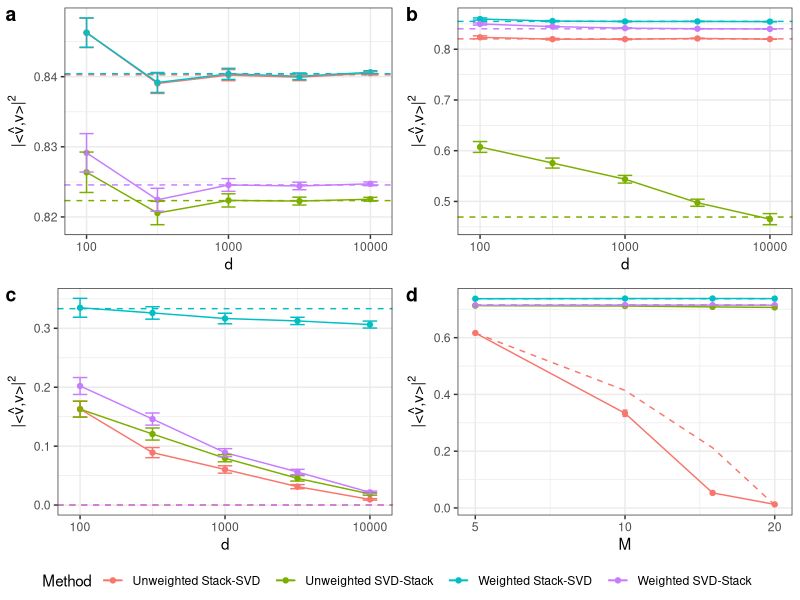

The R script that drew this image:


library(tidyverse)

df <- read_tsv("../data/d_trial_exponential_results.tsv")

# If `asymp_opt_power` is constant per Method, we extract one value per Method
asymp_lines <- df %>%
  group_by(Method) %>%
  summarise(asymp_opt_power = dplyr::first(asymp_opt_power))  # assumes constant per Method

# Main plot
p1 <- ggplot(df, aes(x = d, y = mean, color = Method)) +
  geom_line() +
  geom_point() +
  geom_errorbar(aes(ymin = mean - std_err, ymax = mean + std_err), width = 0.1) +
  # Add horizontal dashed lines for asymptotic power
  geom_hline(data = asymp_lines,
             aes(yintercept = asymp_opt_power, color = Method),
             linetype = "dashed") +
  scale_x_log10() +
  labs(
    x = "d",
    y = expression("|" * "<" * hat(v) * "," * v * ">" * "|"^2),
    color = "Method"
  ) +
  theme_bw()


df <- read_tsv("../data/d_trial2_results.tsv")

library(tidyverse)

# If `asymp_opt_power` is constant per Method, we extract one value per Method
asymp_lines <- df %>%
  group_by(Method) %>%
  summarise(asymp_opt_power = dplyr::first(asymp_opt_power))  # assumes constant per Method

# Main plot
p2 <- ggplot(df, aes(x = d, y = mean, color = Method)) +
  geom_line() +
  geom_point() +
  geom_errorbar(aes(ymin = mean - std_err, ymax = mean + std_err), width = 0.1) +
  # Add horizontal dashed lines for asymptotic power
  geom_hline(data = asymp_lines,
             aes(yintercept = asymp_opt_power, color = Method),
             linetype = "dashed") +
  scale_x_log10() +
  labs(
    x = "d",
    y = expression("|" * "<" * hat(v) * "," * v * ">" * "|"^2),
    color = "Method"
  ) +
  theme_bw()


library(ggpubr)



#ggarrange(p1, p2, ncol = 2, common.legend =TRUE, legend="bottom")



#Trial 3 performance as a function of d

df <- read_tsv("../data/trial3_results.tsv")

# If `asymp_opt_power` is constant per Method, we extract one value per Method
asymp_lines <- df %>%
  group_by(Method) %>%
  summarise(asymp_opt_power = dplyr::first(asymp_opt_power))  # assumes constant per Method

# Main plot
p3 <- ggplot(df, aes(x = d, y = mean, color = Method)) +
  geom_line() +
  geom_point() +
  geom_errorbar(aes(ymin = mean - std_err, ymax = mean + std_err), width = 0.1) +
  # Add horizontal dashed lines for asymptotic power
  geom_hline(data = asymp_lines,
             aes(yintercept = asymp_opt_power, color = Method),
             linetype = "dashed") +
  scale_x_log10() +
  labs(
    x = "d",
    y = expression("|" * "<" * hat(v) * "," * v * ">" * "|"^2),
    color = "Method"
  ) +
  theme_bw()


#p4

#Trial 3 performance as a function of d

df <- read_tsv("../data/trial4_results.tsv")

asymp_lines <- df %>%
  group_by(Method) %>%
  summarise(asymp_opt_power = dplyr::first(asymp_opt_power))

p4 <- ggplot(df, aes(x = M, y = mean, color = Method)) +
  geom_line() +
  geom_point() +
  geom_errorbar(aes(ymin = mean - std_err, ymax = mean + std_err), width = 0.01) +
  geom_line(data = df,
             aes(x = M, y = asymp_opt_power, color = Method),
             linetype = "dashed") +
  scale_x_log10() +
  labs(
    x = "M",
    y = expression("|" * "<" * hat(v) * "," * v * ">" * "|"^2),
    color = "Method"
  ) +
  theme_bw()

#Trial 5 performance as a function of M

df <- read_tsv("../data/trial5_results.tsv")

# Main plot
p5 <- ggplot(df, aes(x = M, y = mean, color = Method)) +
  geom_line() +
  geom_point() +
  geom_errorbar(aes(ymin = mean - std_err, ymax = mean + std_err), width = 0.01) +
  # Add horizontal dashed lines for asymptotic power
  geom_line(data = df,
            aes(x = M, y = asymp_opt_power, color = Method),
            linetype = "dashed") +
  scale_x_log10() +
  labs(
    x = "M",
    y = expression("|" * "<" * hat(v) * "," * v * ">" * "|"^2),
    color = "Method"
  ) +
  theme_bw()


#Trial 6

df <- read_tsv("../data/trial6_results.tsv")



# If `asymp_opt_power` is constant per Method, we extract one value per Method
asymp_lines <- df %>%
  group_by(Method) %>%
  summarise(asymp_opt_power = dplyr::first(asymp_opt_power))  # assumes constant per Method

# Main plot
p6 <- ggplot(df, aes(x = d, y = mean, color = Method)) +
  geom_line() +
  geom_point() +
  geom_errorbar(aes(ymin = mean - std_err, ymax = mean + std_err), width = 0.1) +
  # Add horizontal dashed lines for asymptotic power
  geom_hline(data = asymp_lines,
             aes(yintercept = asymp_opt_power, color = Method),
             linetype = "dashed") +
  scale_x_log10() +
  labs(
    x = "d",
    y = expression("|" * "<" * hat(v) * "," * v * ">" * "|"^2),
    color = "Method"
  ) +
  theme_bw()



#d trial 1 performance as a function of d

df <- read_tsv("../data/d_trial1_results.tsv")


# If `asymp_opt_power` is constant per Method, we extract one value per Method
asymp_lines <- df %>%
  group_by(Method) %>%
  summarise(asymp_opt_power = dplyr::first(asymp_opt_power))  # assumes constant per Method

# Main plot
p7 <- ggplot(df, aes(x = d, y = mean, color = Method)) +
  geom_line() +
  geom_point() +
  geom_errorbar(aes(ymin = mean - std_err, ymax = mean + std_err), width = 0.1) +
  # Add horizontal dashed lines for asymptotic power
  geom_hline(data = asymp_lines,
             aes(yintercept = asymp_opt_power, color = Method),
             linetype = "dashed") +
  scale_x_log10() +
  labs(
    x = "d",
    y = expression("|" * "<" * hat(v) * "," * v * ">" * "|"^2),
    color = "Method"
  ) +
  theme_bw()


# Replicate paper plots

ggarrange(p2,p3,
          p6,p5,
          nrow=2,ncol=2,
          common.legend=TRUE,
          legend = "bottom",
          labels=c("a","b","c","d"))



